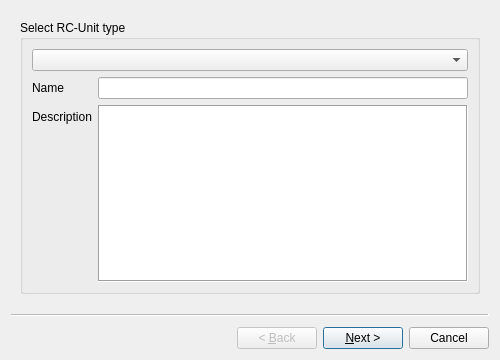
<?xml version="1.0" encoding="UTF-8"?>
<ui version="4.0">
 <class>AddLolecWizard</class>
 <widget class="QWizard" name="AddLolecWizard">
  <property name="geometry">
   <rect>
    <x>0</x>
    <y>0</y>
    <width>500</width>
    <height>360</height>
   </rect>
  </property>
  <property name="windowTitle">
   <string>RC-Unit wizard</string>
  </property>
  <widget class="SelectLolecWizardPage" name="selectPage">
   <property name="windowTitle">
    <string>WizardPage</string>
   </property>
   <layout class="QVBoxLayout" name="verticalLayout1">
    <item>
     <widget class="QGroupBox" name="lolecBox">
      <property name="title">
       <string>Select RC-Unit type</string>
      </property>
      <layout class="QVBoxLayout" name="verticalLayout_3">
       <item>
        <widget class="QComboBox" name="lolecSelect">
         <item>
          <property name="text">
           <string/>
          </property>
         </item>
        </widget>
       </item>
       <item>
        <layout class="QFormLayout" name="formLayout">
         <item row="1" column="0">
          <widget class="QLabel" name="nameLabel">
           <property name="text">
            <string>Name</string>
           </property>
          </widget>
         </item>
         <item row="1" column="1">
          <widget class="QLineEdit" name="defaultName">
           <property name="readOnly">
            <bool>true</bool>
           </property>
          </widget>
         </item>
         <item row="2" column="0">
          <widget class="QLabel" name="descriptionLabel">
           <property name="text">
            <string>Description</string>
           </property>
          </widget>
         </item>
         <item row="2" column="1">
          <widget class="QTextEdit" name="description">
           <property name="frameShape">
            <enum>QFrame::Box</enum>
           </property>
           <property name="readOnly">
            <bool>true</bool>
           </property>
          </widget>
         </item>
        </layout>
       </item>
      </layout>
     </widget>
    </item>
   </layout>
  </widget>
  <widget class="DefineLolecWizardPage" name="definePage">
   <property name="windowTitle">
    <string>WizardPage</string>
   </property>
   <layout class="QVBoxLayout" name="verticalLayout">
    <item>
     <widget class="QGroupBox" name="nameBox">
      <property name="title">
       <string>Select name</string>
      </property>
      <layout class="QVBoxLayout" name="verticalLayout_2">
       <item>
        <widget class="QLineEdit" name="name"/>
       </item>
       <item>
        <widget class="QLabel" name="nameError">
         <property name="styleSheet">
          <string notr="true">color: red;</string>
         </property>
         <property name="text">
          <string>There is already a unit with this name.</string>
         </property>
         <property name="alignment">
          <set>Qt::AlignCenter</set>
         </property>
        </widget>
       </item>
      </layout>
     </widget>
    </item>
    <item>
     <widget class="QGroupBox" name="fileBox">
      <property name="title">
       <string>Select config file</string>
      </property>
      <layout class="QVBoxLayout" name="verticalLayout_4">
       <item>
        <layout class="QHBoxLayout" name="horizontalLayout_2">
         <item>
          <widget class="QLineEdit" name="configFile">
           <property name="readOnly">
            <bool>true</bool>
           </property>
          </widget>
         </item>
         <item>
          <widget class="QToolButton" name="selectFileButton">
           <property name="text">
            <string>...</string>
           </property>
          </widget>
         </item>
        </layout>
       </item>
       <item>
        <widget class="QLabel" name="fileWarning">
         <property name="styleSheet">
          <string notr="true">color: orange;</string>
         </property>
         <property name="text">
          <string>Another unit has the same config file. Is this intended?</string>
         </property>
         <property name="alignment">
          <set>Qt::AlignCenter</set>
         </property>
        </widget>
       </item>
      </layout>
     </widget>
    </item>
    <item>
     <spacer name="verticalSpacer">
      <property name="orientation">
       <enum>Qt::Vertical</enum>
      </property>
      <property name="sizeHint" stdset="0">
       <size>
        <width>20</width>
        <height>40</height>
       </size>
      </property>
     </spacer>
    </item>
   </layout>
  </widget>
 </widget>
 <customwidgets>
  <customwidget>
   <class>SelectLolecWizardPage</class>
   <extends>QWizardPage</extends>
   <header>src/createLolec/SelectLolecWizardPage.h</header>
   <container>1</container>
  </customwidget>
  <customwidget>
   <class>DefineLolecWizardPage</class>
   <extends>QWizardPage</extends>
   <header>src/createLolec/DefineLolecWizardPage.h</header>
   <container>1</container>
  </customwidget>
 </customwidgets>
 <resources/>
 <connections/>
</ui>
